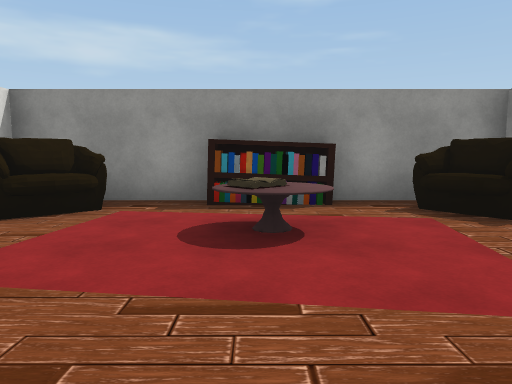
[1] (above)

16 first-person views from a walk through a Unity game level. The camera is 1.4 m above the floor, tilts 6° down and sees 70° across. Doors are open. The floor is counted in squares, 2 m on a side. Each view is taken from the middle of a square. On the plan, view 1 faces up. The plan holds only what a view shows up to about 11 squares ahead; the rest is blank. The place goes on beyond the plan. The player character is not drawn. Some surface patterns are stand-ins.

[2]
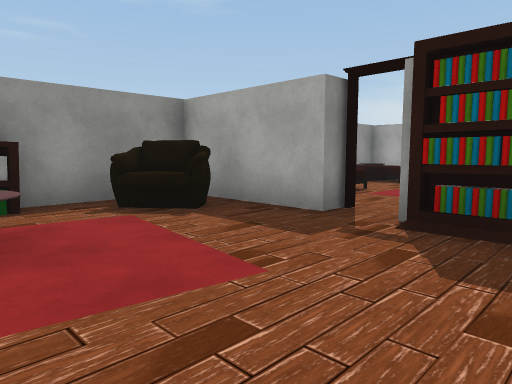

[3]
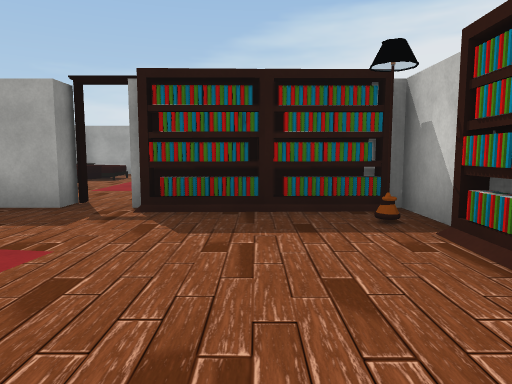

[4]
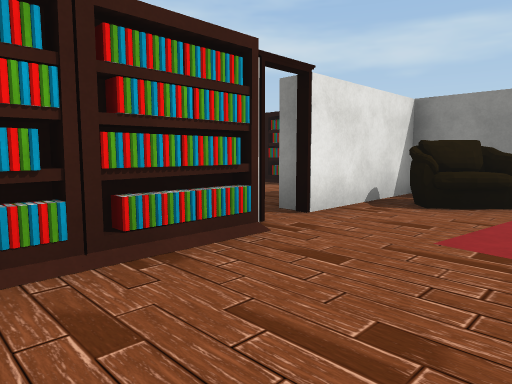

[5]
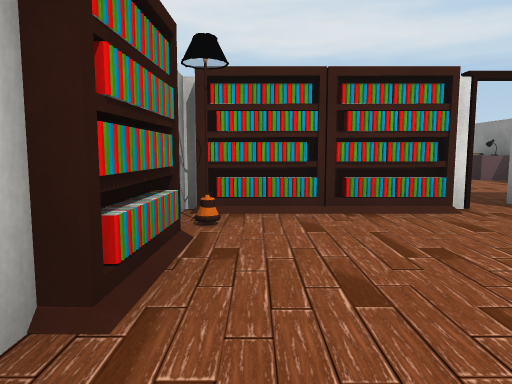

[6]
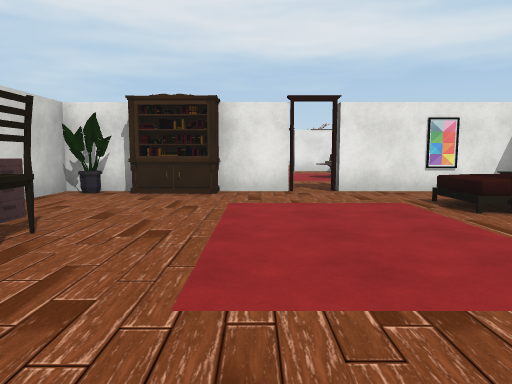

[7]
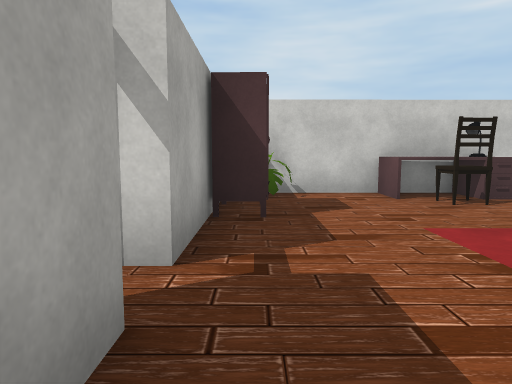

[8]
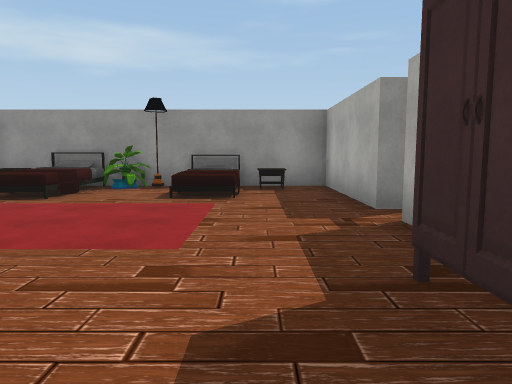

[9]
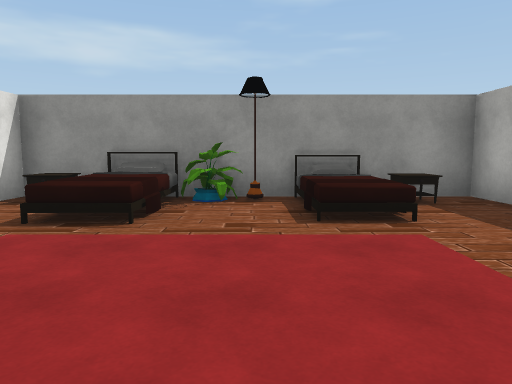

[10]
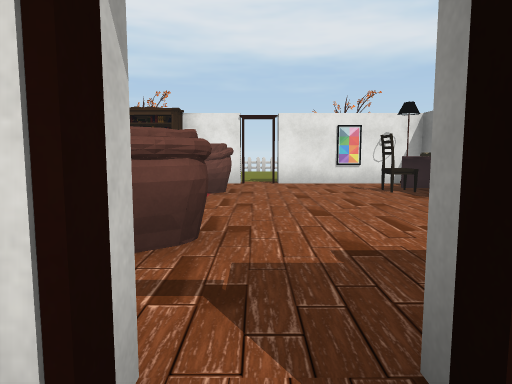

[11]
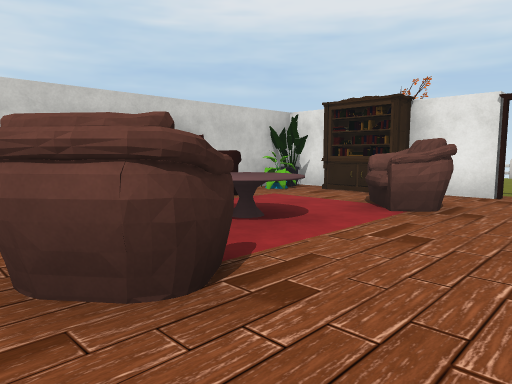

[12]
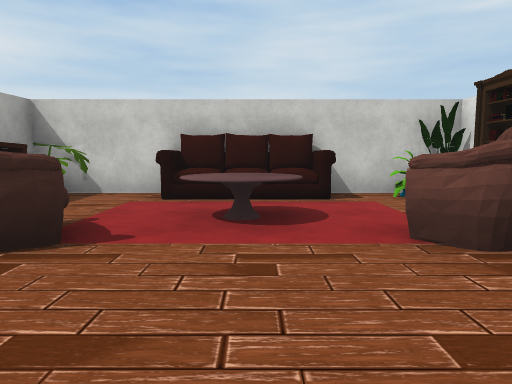

[13]
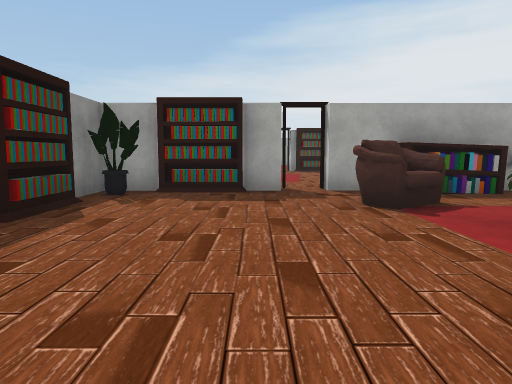

[14]
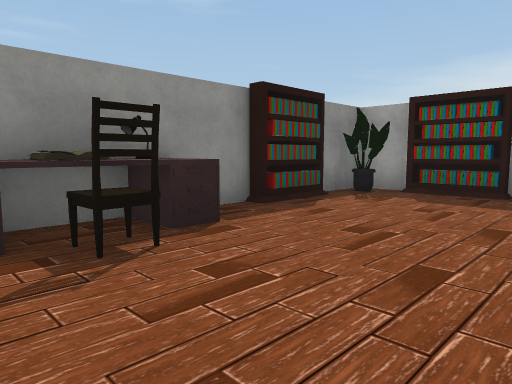

[15]
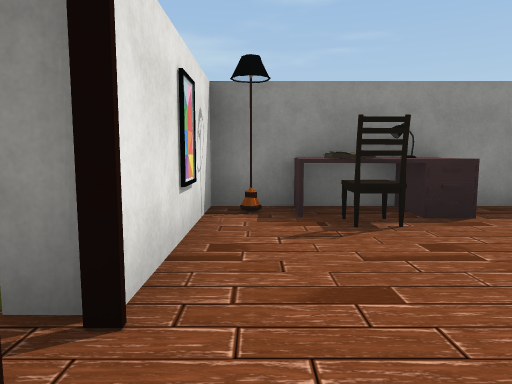

[16]
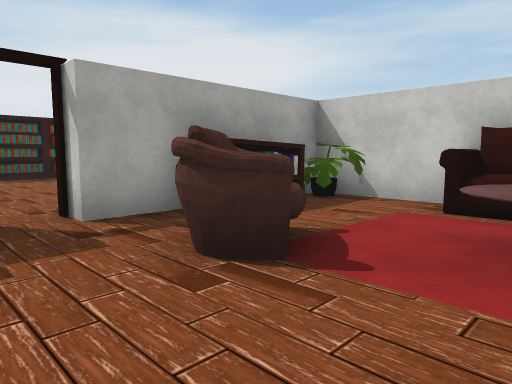

### Floor plan
Key: @ floor where view 1 was taken; # wall or solid block; . main floor; : floor 0.75 m higher than the main floor; / step, stairs or slope; D open door; = window, fence, low wall or low ledge; O other object.
Columns run from 17 left of view 1 to 12 right of it. Each row starts with its distance up from view 1.
  6      #####O##############OO###
  5      #OOO...O#OO.OOOO#O:O.:O.#
  4      =.......OOO.O..O#.:O./..
  3      #.......#...O...#.......#
  2    ..D.......D.......D..  ...D
  1 O... #.O...O.#O......O.......#
  0      #O..OO..O...@...O......#
 -1      #O......#O.....OO...O..O
 -2      #OOOOO.O#O#O#O###O.OOO.O
 -3       ########       ########

Positions as (right, up) in squares from view 1, and headings:
1: (0, 0), facing up
2: (0, 0), facing up-right
3: (-1, 0), facing right
4: (-1, -1), facing up-left
5: (1, -1), facing left
6: (11, 1), facing left
7: (11, 4), facing down
8: (10, -2), facing up
9: (8, 0), facing up
10: (-3, 2), facing left
11: (-5, 3), facing down-left
12: (-8, 4), facing down
13: (-11, 3), facing right
14: (-11, 2), facing up-right
15: (-11, 1), facing up
16: (-8, 3), facing down-right
